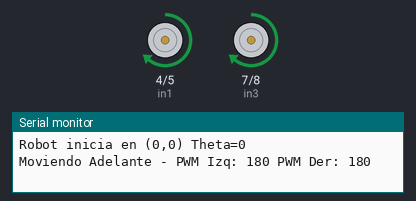
Simulated run of this sketch. Board: Arduino Uno, built with avr-gcc and run on an emulated ATmega328P. Shown: motor-driver pin pairs drawn as motors (green arrow = first pin HIGH = forward, orange = second pin HIGH = backward, longer = more drive, scaled by the enable pin), the last lines printed to the serial monitor.

Above: at 1.0 s.
At 3.6 s:
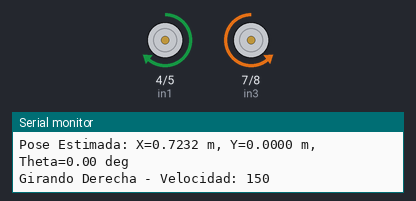
At 12.1 s:
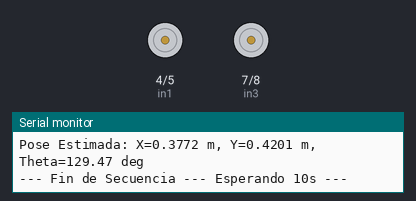
Timing chart, 0 to 20.3 s (numbered marks = the images above):
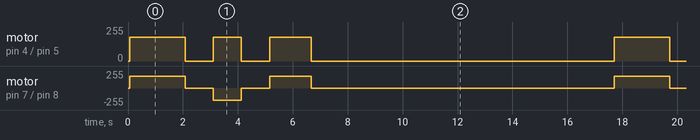

The sketch:

ecuacioncinematicaposicion.ino
```cpp
const int enA = 6;
const int in1 = 4;
const int in2 = 5;
const int enB = 9;
const int in3 = 7;
const int in4 = 8;

const float WHEEL_BASE = 0.15;
const float MAX_MOTOR_SPEED_MPS = 0.5;

float robotX = 0.0;
float robotY = 0.0;
float robotTheta = 0.0;

int currentPwmLeft = 0;
int currentPwmRight = 0;
int dirLeft = 0;
int dirRight = 0;

unsigned long lastTimeKinematics = 0;

void setup() {
  pinMode(enA, OUTPUT);
  pinMode(in1, OUTPUT);
  pinMode(in2, OUTPUT);
  pinMode(enB, OUTPUT);
  pinMode(in3, OUTPUT);
  pinMode(in4, OUTPUT);

  Serial.begin(9600);
  Serial.println("Estimacion de Posicion con Cinematica Diferencial");
  Serial.println("Robot inicia en (0,0) Theta=0");

  lastTimeKinematics = millis();
}

void moverAdelante(int velocidadIzquierda, int velocidadDerecha) {
  velocidadIzquierda = constrain(velocidadIzquierda, 0, 255);
  velocidadDerecha = constrain(velocidadDerecha, 0, 255);

  Serial.print("Moviendo Adelante - PWM Izq: "); Serial.print(velocidadIzquierda);
  Serial.print(" PWM Der: "); Serial.println(velocidadDerecha);

  digitalWrite(in1, HIGH);
  digitalWrite(in2, LOW);
  analogWrite(enA, velocidadIzquierda);

  digitalWrite(in3, HIGH);
  digitalWrite(in4, LOW);
  analogWrite(enB, velocidadDerecha);

  currentPwmLeft = velocidadIzquierda;
  currentPwmRight = velocidadDerecha;
  dirLeft = 1;
  dirRight = 1;
}

void moverAtras(int velocidadIzquierda, int velocidadDerecha) {
  velocidadIzquierda = constrain(velocidadIzquierda, 0, 255);
  velocidadDerecha = constrain(velocidadDerecha, 0, 255);

  Serial.print("Moviendo Atras - PWM Izq: "); Serial.print(velocidadIzquierda);
  Serial.print(" PWM Der: "); Serial.println(velocidadDerecha);

  digitalWrite(in1, LOW);
  digitalWrite(in2, HIGH);
  analogWrite(enA, velocidadIzquierda);

  digitalWrite(in3, LOW);
  digitalWrite(in4, HIGH);
  analogWrite(enB, velocidadDerecha);

  currentPwmLeft = velocidadIzquierda;
  currentPwmRight = velocidadDerecha;
  dirLeft = -1;
  dirRight = -1;
}

void girarIzquierda(int velocidad) {
  velocidad = constrain(velocidad, 0, 255);
  Serial.print("Girando Izquierda - Velocidad: "); Serial.println(velocidad);

  digitalWrite(in1, LOW);
  digitalWrite(in2, HIGH);
  analogWrite(enA, velocidad);

  digitalWrite(in3, HIGH);
  digitalWrite(in4, LOW);
  analogWrite(enB, velocidad);

  currentPwmLeft = velocidad;
  currentPwmRight = velocidad;
  dirLeft = -1;
  dirRight = 1;
}

void girarDerecha(int velocidad) {
  velocidad = constrain(velocidad, 0, 255);
  Serial.print("Girando Derecha - Velocidad: "); Serial.println(velocidad);

  digitalWrite(in1, HIGH);
  digitalWrite(in2, LOW);
  analogWrite(enA, velocidad);

  digitalWrite(in3, LOW);
  digitalWrite(in4, HIGH);
  analogWrite(enB, velocidad);

  currentPwmLeft = velocidad;
  currentPwmRight = velocidad;
  dirLeft = 1;
  dirRight = -1;
}

void detenerMotores() {
  Serial.println("Deteniendo Motores");
  analogWrite(enA, 0);
  analogWrite(enB, 0);
  digitalWrite(in1, LOW);
  digitalWrite(in2, LOW);
  digitalWrite(in3, LOW);
  digitalWrite(in4, LOW);

  currentPwmLeft = 0;
  currentPwmRight = 0;
  dirLeft = 0;
  dirRight = 0;
}

void actualizarCinematica() {
  unsigned long currentTime = millis();
  float deltaTime = (currentTime - lastTimeKinematics) / 1000.0;
  lastTimeKinematics = currentTime;

  if (deltaTime == 0) return;

  float vL_mps = dirLeft  * (currentPwmLeft / 255.0) * MAX_MOTOR_SPEED_MPS;
  float vR_mps = dirRight * (currentPwmRight / 255.0) * MAX_MOTOR_SPEED_MPS;

  float v_robot_mps = (vR_mps + vL_mps) / 2.0;
  float omega_robot_radps = (vR_mps - vL_mps) / WHEEL_BASE;

  float deltaTheta = omega_robot_radps * deltaTime;
  float avgTheta = robotTheta + deltaTheta / 2.0;

  float deltaX = v_robot_mps * cos(avgTheta) * deltaTime;
  float deltaY = v_robot_mps * sin(avgTheta) * deltaTime;

  robotX += deltaX;
  robotY += deltaY;
  robotTheta += deltaTheta;

  while (robotTheta > PI) robotTheta -= 2 * PI;
  while (robotTheta < -PI) robotTheta += 2 * PI;
}

void loop() {
  actualizarCinematica();

  moverAdelante(180, 180);
  delay(2000);
  actualizarCinematica();
  imprimirPose();

  detenerMotores();
  delay(1000);
  actualizarCinematica();
  imprimirPose();

  girarDerecha(150);
  delay(1000);
  actualizarCinematica();
  imprimirPose();

  detenerMotores();
  delay(1000);
  actualizarCinematica();
  imprimirPose();

  moverAdelante(180,180);
  delay(1500);
  actualizarCinematica();
  imprimirPose();

  detenerMotores();
  delay(1000);
  actualizarCinematica();
  imprimirPose();


  Serial.println("--- Fin de Secuencia --- Esperando 10s ---");
  delay(10000);
}

void imprimirPose() {
  Serial.print("Pose Estimada: X=");
  Serial.print(robotX, 4);
  Serial.print(" m, Y=");
  Serial.print(robotY, 4);
  Serial.print(" m, Theta=");
  Serial.print(robotTheta * 180.0 / PI, 2);
  Serial.println(" deg");
}
```

Measured:
- by itself, motor on pin 4 (in1) / pin 5 (in2): repeats every 17.6 s: stopped 1.0 s, forward 180/255 1.0 s, stopped 1.0 s, forward 180/255 1.5 s, stopped 11.0 s, forward 180/255 2.0 s
- by itself, motor on pin 7 (in3) / pin 8 (in4): stopped → forward 180/255 at 0.07 s, → stopped 2.0 s later, → backward 180/255 1.0 s later, → stopped 1.0 s later, … (47 changes in this stretch)
